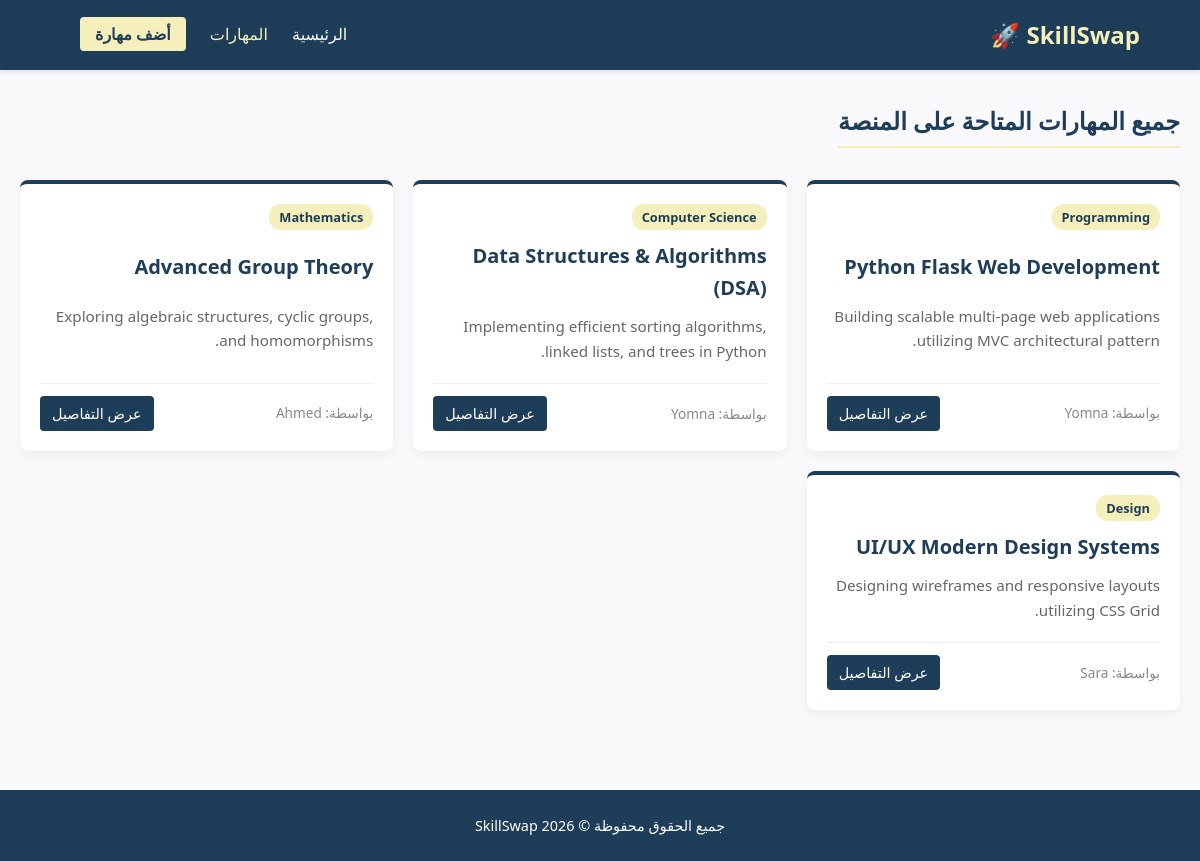
/skills, run on the app's committed database.
### tables this page shows
CREATE TABLE skills (
            id INTEGER PRIMARY KEY AUTOINCREMENT,
            title TEXT NOT NULL,
            category TEXT NOT NULL,
            description TEXT NOT NULL,
            learn_skill TEXT NOT NULL,
            owner TEXT NOT NULL
        );

### app.py (the view)
@app.route('/skills')
def all_skills():
    conn = get_db_connection()
    skills = conn.execute('SELECT * FROM skills').fetchall()
    conn.close()
    return render_template('skills.html', skills=skills)

### app.py (called while the page is built)
def get_db_connection():
    conn = sqlite3.connect('database.db')
    conn.row_factory = sqlite3.Row
    return conn

### templates/skills.html (shortened to what this page needs)
<!DOCTYPE html>
<html lang="ar" dir="rtl">
<head>
    <link rel="stylesheet" href="{{ url_for('static', filename='style.css') }}">
</head>
<body>
    <header class="navbar">
        <div class="logo">SkillSwap 🚀</div>
        <nav>
            <a href="{{ url_for('index') }}">الرئيسية</a>
            <a href="{{ url_for('all_skills') }}" class="active">المهارات</a>
            <a href="{{ url_for('add_skill') }}" class="btn-nav">أضف مهارة</a>
        </nav>
    </header>
    <main class="container">
        <section class="skills-section">
            <h2 style="margin-bottom: 2rem;">جميع المهارات المتاحة على المنصة</h2>
            <div class="skills-grid">
                {% for skill in skills %}
                <div class="skill-card">
                    <span class="badge">{{ skill['category'] }}</span>
                    <h3>{{ skill['title'] }}</h3>
                    <p>{{ skill['description'] }}</p>
                    <div class="card-footer">
                        <span class="owner">بواسطة: {{ skill['owner'] }}</span>
                        <a href="{{ url_for('skill_detail', id=skill['id']) }}" class="btn-details">عرض التفاصيل</a>
                    </div>
                </div>
                {% else %}
                <p style="text-align: center; color: #777; grid-column: 1 / -1;">لا توجد مهارات مسجلة بعد.</p>
                {% endfor %}
            </div>
        </section>
    </main>
    <footer>
        <p>جميع الحقوق محفوظة © SkillSwap 2026</p>
    </footer>
</body>
</html>

### static/style.css (style rules this page uses)
* { margin: 0; padding: 0; box-sizing: border-box; font-family: 'Segoe UI', Tahoma, Geneva, Verdana, sans-serif; }
body { background-color: #f9f9fb; color: #333; line-height: 1.6; }
.navbar { background-color: #1e3d59; color: #ffffff; display: flex; justify-content: space-between; align-items: center; padding: 1rem 5%; box-shadow: 0 2px 5px rgba(0,0,0,0.1); }
.navbar .logo { font-size: 1.5rem; font-weight: bold; color: #f5f0bb; }
.navbar nav a { color: #ffffff; text-decoration: none; margin-left: 20px; transition: color 0.3s; }
.navbar nav a:hover, .navbar nav a.active { color: #f5f0bb; }
.btn-nav { background-color: #f5f0bb; color: #1e3d59 !important; padding: 6px 15px; border-radius: 4px; font-weight: bold; }
.container { max-width: 1200px; margin: 0 auto; padding: 2rem 20px; }
.skills-section h2 { margin-bottom: 1.5rem; color: #1e3d59; border-bottom: 2px solid #f5f0bb; display: inline-block; padding-bottom: 5px; }
.skills-grid { display: grid; grid-template-columns: repeat(auto-fit, minmax(300px, 1fr)); gap: 20px; }
.skill-card { background: #ffffff; border-radius: 8px; padding: 20px; box-shadow: 0 4px 10px rgba(0,0,0,0.05); transition: transform 0.3s ease, box-shadow 0.3s ease; border-top: 4px solid #1e3d59; display: flex; flex-direction: column; justify-content: space-between; }
.badge { background-color: #f5f0bb; color: #1e3d59; padding: 3px 10px; border-radius: 12px; font-size: 0.8rem; font-weight: bold; align-self: flex-start; margin-bottom: 10px; }
.skill-card h3 { font-size: 1.25rem; color: #1e3d59; margin-bottom: 10px; }
.skill-card p { color: #666; font-size: 0.95rem; margin-bottom: 20px; }
.card-footer { display: flex; justify-content: space-between; align-items: center; border-top: 1px solid #eee; padding-top: 12px; }
.owner { font-size: 0.85rem; color: #888; }
.btn-details { background-color: #1e3d59; color: white; padding: 6px 12px; border-radius: 4px; text-decoration: none; font-size: 0.9rem; transition: background 0.2s; }
footer { text-align: center; padding: 1.5rem; background-color: #1e3d59; color: white; margin-top: 3rem; font-size: 0.9rem; }

### data on the page
skills: category "Programming", title "Python Flask Web Development", description "Building scalable multi-page web applications utilizing MVC architectural pattern.", owner "Yomna"
skills: category "Computer Science", title "Data Structures & Algorithms (DSA)", description "Implementing efficient sorting algorithms, linked lists, and trees in Python.", owner "Yomna"
skills: category "Mathematics", title "Advanced Group Theory", description "Exploring algebraic structures, cyclic groups, and homomorphisms.", owner "Ahmed"
skills: category "Design", title "UI/UX Modern Design Systems", description "Designing wireframes and responsive layouts utilizing CSS Grid.", owner "Sara"
